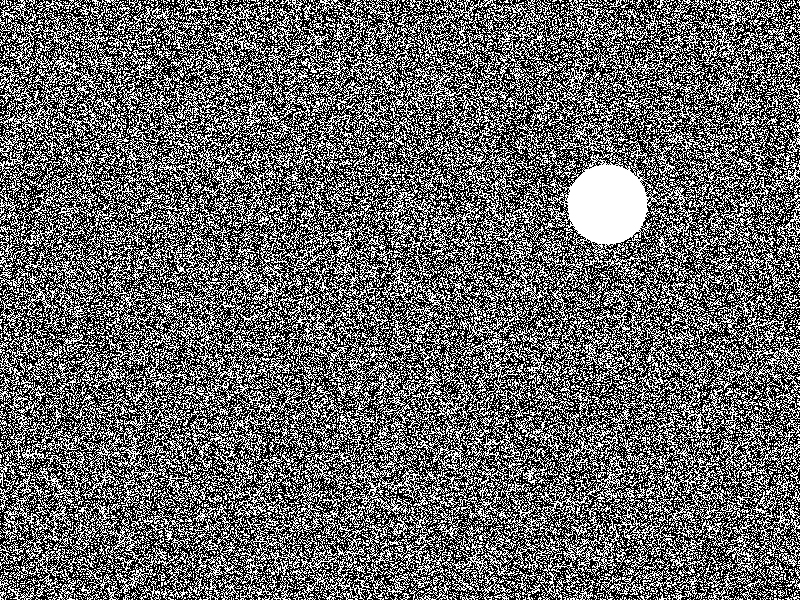
#> input picture remocao_ruido_circulo/B_sal_r040.png, 800 x 600 px
$ python ruido_sal_pimenta.py B_sal_r040.png 5 5 5
#> lines starting #> are read from the running program, lines starting #| are printed output that depends on the picture; after the words box and inside, x2 and y2 are one past the last pixel; in counts of white or black regions, pixels touching at a corner belong together
import cv2
import sys
import numpy as np
import random
import matplotlib.pyplot as plt
import math
imgPath = sys.argv[1]
cx_real = int(sys.argv[2])
cy_real = int(sys.argv[3])
r_real = int(sys.argv[4])

img = cv2.imread(imgPath, cv2.IMREAD_GRAYSCALE)
#> img: shape (600, 800); 40.6% white in thin lines or dots
altura, largura = img.shape
#> altura = 600; largura = 800
# Aplicar o filtro
#imgSemRuido = cv2.GaussianBlur(img, (3, 3), 0)
imgSemRuido = cv2.medianBlur(img, 9)
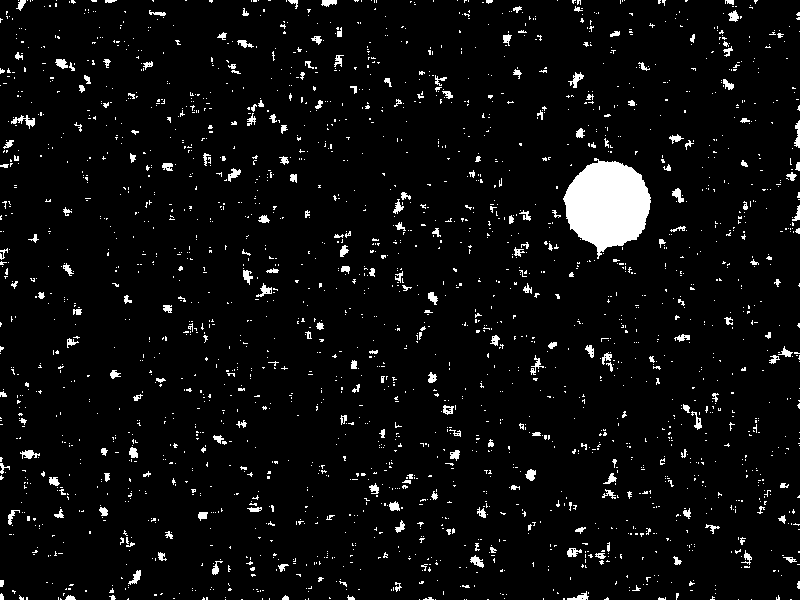
#> imgSemRuido: shape (600, 800); 4.8% white; 2348 white regions (2124 under 20 px)

# Identificar o circulo
x_min = largura
#> x_min = 800
x_max = 0
y_min = altura
#> y_min = 600
y_max = 0

for x in range(largura):
    for y in range(altura):
        if imgSemRuido[y, x] != 0:
            if x < x_min:
                x_min = x
            elif x > x_max:
                x_max = x

            if y < y_min:
                y_min = y
            elif y > y_max:
                y_max = y
#> after the loop, x_max = 799; x_min = 0; y_max = 599; y_min = 0

raio_x = (x_max - x_min) / 2
#> raio_x = 399.5
raio_y = (y_max - y_min) / 2
#> raio_y = 299.5
centro_x = x_min + raio_x
#> centro_x = 399.5
centro_y = y_min + raio_y
#> centro_y = 299.5

print(f"Raio (x, y): ({raio_x:.2f}, {raio_y:.2f})")
#| Raio (x, y): (399.50, 299.50)
print(f"Centro (x, y): ({centro_x:.2f}, {centro_y:.2f})")
#| Centro (x, y): (399.50, 299.50)

contours, heirarchy = cv2.findContours(imgSemRuido, cv2.RETR_CCOMP, cv2.CHAIN_APPROX_NONE)
#> contours = 2416 contours, 2282 with area under 20; largest, box (x1, y1, x2, y2) and area: (563, 158, 651, 259) 5729, (11, 115, 35, 129) 86, (568, 72, 584, 88) 76, (470, 555, 484, 568) 73, (672, 188, 684, 203) 72
img_bgr = cv2.cvtColor(imgSemRuido, cv2.COLOR_GRAY2BGR)
#> img_bgr: shape (600, 800, 3); 4.8% white; 2348 white regions (2124 under 20 px), largest, box (x1, y1, x2, y2) and area: (563, 158, 651, 259) 5876, (11, 115, 35, 129) 132, (568, 72, 584, 88) 102
contour_img = cv2.drawContours(img_bgr, contours, -1, (0, 255, 0), 3)
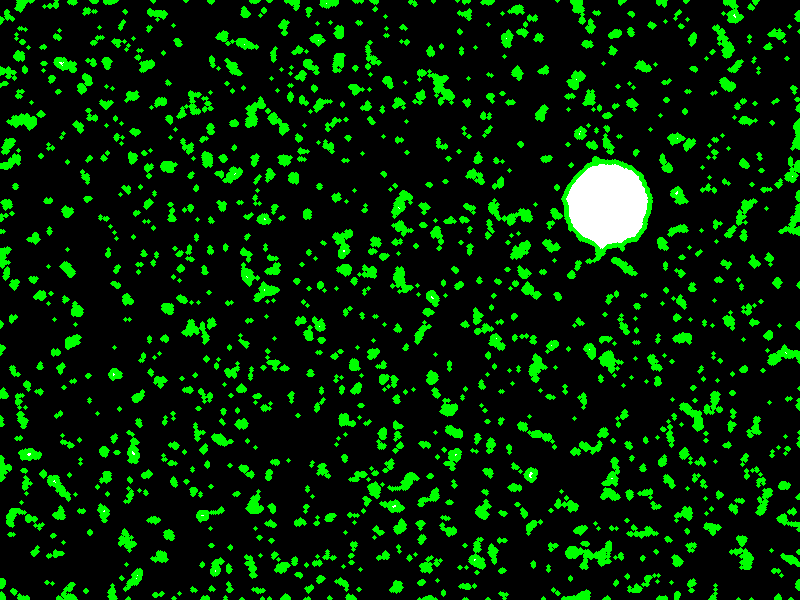
#> contour_img: shape (600, 800, 3); mean B, G, R 2.8, 36.9, 2.8
contour_img[int(centro_y)][int(centro_x)] = (0, 255, 0)
#> contour_img: shape (600, 800, 3); under 0.01% of pixels changed, all inside (x1, y1, x2, y2) = (399, 299, 400, 300)
contour_img = cv2.cvtColor(contour_img, cv2.COLOR_BGR2RGB)
# Tirar as medidas

plt.subplot(1, 2, 1)
plt.imshow(img, cmap='gray')
plt.subplot(1, 2, 2)
plt.imshow(contour_img)
plt.show()
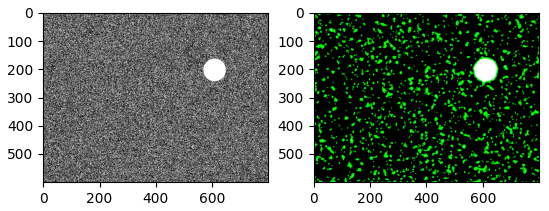
#> figure drawn by matplotlib, 2 panels
